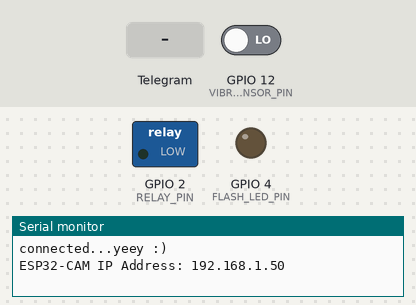
Bench run of a sketch on a simulated ESP32. Parts: switched loads named in the sketch (green lamp = pin HIGH), output pins drawn as LEDs (lit = HIGH), the last lines printed to the serial monitor. The test bench sets the inputs (shaded band); at power-on: GPIO 12 (VIBRATION_SENSOR_PIN) LOW. WiFi joins after 1.5 s; servers stay silent unless stated; the camera gives no picture; web services answer with replies made up by the test bench.

Above: at 3.0 s.
3.1 s: GPIO 12 (VIBRATION_SENSOR_PIN) driven HIGH
At 5.98 s:
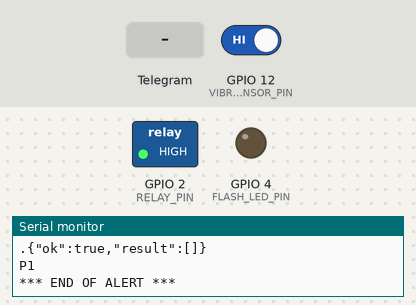
6.4 s: Telegram message "/flash" received
At 9.6 s:
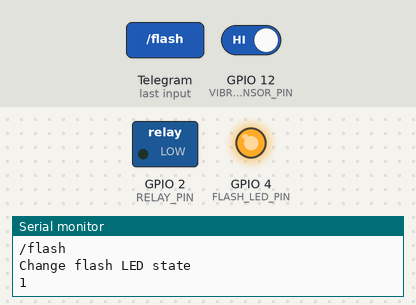
9.7 s: Telegram message "/start" received
At 12.8 s:
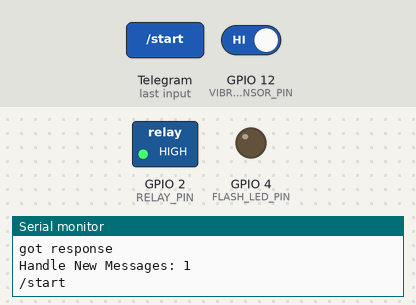
13.0 s: GPIO 12 (VIBRATION_SENSOR_PIN) driven LOW
At 13.5 s:
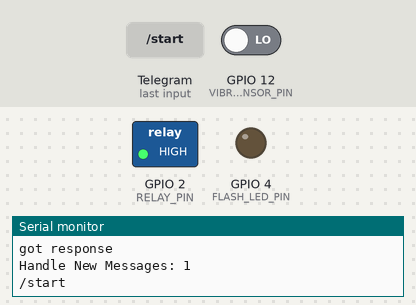
14.5 s: Telegram message "/photo" received
At 16.2 s:
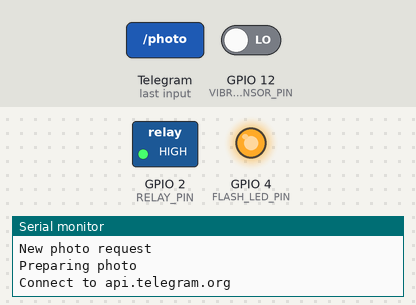
Timing chart, 0 to 17.9 s (numbered marks = the images above; inputs shaded):
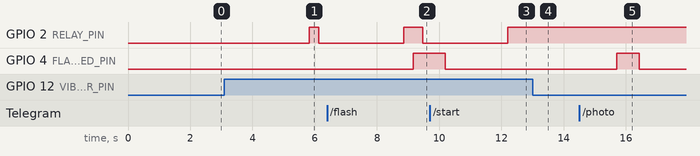

The sketch:

esp32cam.ino
```cpp
#include <Arduino.h>
#include <WiFi.h>
#include <WiFiManager.h>
#include <WiFiClientSecure.h>

#include "soc/soc.h"
#include "soc/rtc_cntl_reg.h"
#include "esp_camera.h"
#include <UniversalTelegramBot.h>
#include <ArduinoJson.h>

int VIBRATION_SENSOR_PIN = 12;
int RELAY_PIN = 02;
int WLVL_PIN = 13;

// Initialize Telegram BOT
String BOTtoken = "5828020709:AAExA778n-Rx8k9zRUV3YDYNIaYvaSVPuUI";  // your Bot Token (Get from Botfather)

// Use @myidbot to find out the chat ID of an individual or a group
// Also note that you need to click "start" on a bot before it can
// message you
String CHAT_ID = "-762497684";

bool sendPhoto = false;

WiFiClientSecure clientTCP;
UniversalTelegramBot bot(BOTtoken, clientTCP);

#define FLASH_LED_PIN 4
bool flashState = LOW;

//Checks for new messages every 1 second.
int botRequestDelay = 1000;
unsigned long lastTimeBotRan;

//CAMERA_MODEL_AI_THINKER
#define PWDN_GPIO_NUM     32
#define RESET_GPIO_NUM    -1
#define XCLK_GPIO_NUM      0
#define SIOD_GPIO_NUM     26
#define SIOC_GPIO_NUM     27

#define Y9_GPIO_NUM       35
#define Y8_GPIO_NUM       34
#define Y7_GPIO_NUM       39
#define Y6_GPIO_NUM       36
#define Y5_GPIO_NUM       21
#define Y4_GPIO_NUM       19
#define Y3_GPIO_NUM       18
#define Y2_GPIO_NUM        5
#define VSYNC_GPIO_NUM    25
#define HREF_GPIO_NUM     23
#define PCLK_GPIO_NUM     22


void handleNewMessages(int numNewMessages) {
  Serial.print("Handle New Messages: ");
  Serial.println(numNewMessages);

  for (int i = 0; i < numNewMessages; i++) {
    String chat_id = String(bot.messages[i].chat_id);
    if (chat_id != CHAT_ID){
      bot.sendMessage(chat_id, "Unauthorized user", "");
      continue;
    }

    // Print the received message
    String text = bot.messages[i].text;
    Serial.println(text);

    String from_name = bot.messages[i].from_name;
    if (text == "/start") {
      String welcome = "Welcome , " + from_name + "\n";
      welcome += "Use the following commands to interact with the ESP32-CAM \n";
      welcome += "/photo : takes a new photo\n";
      welcome += "/flash : toggles flash LED \n";
      bot.sendMessage(CHAT_ID, welcome, "");
    }
    if (text == "/flash") {
      flashState = !flashState;
      digitalWrite(FLASH_LED_PIN, flashState);
      Serial.println("Change flash LED state");
    }
    if (text == "/photo") {
      digitalWrite(FLASH_LED_PIN,HIGH);
      sendPhoto = true;
      Serial.println("New photo request");
    }
     if (text == "/water") {
      String readings = getWaterlevel();
      bot.sendMessage(chat_id, readings, "");
    }
  }
}


String sendPhotoTelegram() {
  const char* myDomain = "api.telegram.org";
  String getAll = "";
  String getBody = "";

  camera_fb_t * fb = NULL;
  fb = esp_camera_fb_get();
  if(!fb) {
    Serial.println("Camera capture failed");
    delay(1000);
    ESP.restart();
    return "Camera capture failed";
  }

  Serial.println("Connect to " + String(myDomain));


  if (clientTCP.connect(myDomain, 443)) {
    Serial.println("Connection successful");

    String head = "--thesis\r\nContent-Disposition: form-data; name=\"chat_id\"; \r\n\r\n" + CHAT_ID + "\r\n--thesis\r\nContent-Disposition: form-data; name=\"photo\"; filename=\"esp32-cam.jpg\"\r\nContent-Type: image/jpeg\r\n\r\n";
    String tail = "\r\n--thesis--\r\n";

    uint16_t imageLen = fb->len;
    uint16_t extraLen = head.length() + tail.length();
    uint16_t totalLen = imageLen + extraLen;

    clientTCP.println("POST /bot"+BOTtoken+"/sendPhoto HTTP/1.1");
    clientTCP.println("Host: " + String(myDomain));
    clientTCP.println("Content-Length: " + String(totalLen));
    clientTCP.println("Content-Type: multipart/form-data; boundary=thesis");
    clientTCP.println();
    clientTCP.print(head);

    uint8_t *fbBuf = fb->buf;
    size_t fbLen = fb->len;
    for (size_t n=0;n<fbLen;n=n+1024) {
      if (n+1024<fbLen) {
        clientTCP.write(fbBuf, 1024);
        fbBuf += 1024;
      }
      else if (fbLen%1024>0) {
        size_t remainder = fbLen%1024;
        clientTCP.write(fbBuf, remainder);
      }
    }

    clientTCP.print(tail);

    esp_camera_fb_return(fb);

    int waitTime = 10000;   // timeout 10 seconds
    long startTimer = millis();
    boolean state = false;

    while ((startTimer + waitTime) > millis()){
      Serial.print(".");
      delay(100);
      while (clientTCP.available()) {
        char c = clientTCP.read();
        if (state==true) getBody += String(c);
        if (c == '\n') {
          if (getAll.length()==0) state=true;
          getAll = "";
        }
        else if (c != '\r')
          getAll += String(c);
        startTimer = millis();
      }
      if (getBody.length()>0) break;
    }
    clientTCP.stop();
    Serial.println(getBody);
  }
  else {
    getBody="Connected to api.telegram.org failed.";
    Serial.println("Connected to api.telegram.org failed.");
  }
  digitalWrite(FLASH_LED_PIN,LOW);
  return getBody;
}

void setup(){
  WRITE_PERI_REG(RTC_CNTL_BROWN_OUT_REG, 0);
  // Init Serial Monitor
  pinMode( VIBRATION_SENSOR_PIN, INPUT);
  pinMode(RELAY_PIN,OUTPUT);
  pinMode( WLVL_PIN, INPUT);

  Serial.begin(115200);

  // Set LED Flash as output
  pinMode(FLASH_LED_PIN, OUTPUT);
  digitalWrite(FLASH_LED_PIN, flashState);

  // Config and init the camera
  configInitCamera();

  // Connect to Wi-Fi
  WiFi.mode(WIFI_STA);
  Serial.println();
  WiFiManager wm;
  wm.resetSettings();
  bool res;
  res = wm.autoConnect("ATM Booth Security");
  if(!res) {
        Serial.println("Failed to connect");
        // ESP.restart();
    }
    else {
        //if you get here you have connected to the WiFi
        Serial.println("connected...yeey :)");
    }
  clientTCP.setCACert(TELEGRAM_CERTIFICATE_ROOT); // Add root certificate for api.telegram.org
  while (WiFi.status() != WL_CONNECTED) {
    Serial.print(".");
    delay(500);
  }
  Serial.println();
  Serial.print("ESP32-CAM IP Address: ");
  Serial.println(WiFi.localIP());
}

void loop() {

  int a = digitalRead(VIBRATION_SENSOR_PIN);

  if(a==1){
        Serial.print(a);

         alertManagement();
//         digitalWrite(RELAY_PIN,HIGH );
  }

  if (sendPhoto) {
    Serial.println("Preparing photo");
    sendPhotoTelegram();
    sendPhoto = false;
  }
  if (millis() > lastTimeBotRan + botRequestDelay)  {
    int numNewMessages = bot.getUpdates(bot.last_message_received + 1);
    while (numNewMessages) {
      Serial.println("got response");
      handleNewMessages(numNewMessages);
      numNewMessages = bot.getUpdates(bot.last_message_received + 1);
    }
    lastTimeBotRan = millis();
  }
}
```

alert.ino
```cpp
void alertManagement() {
      digitalWrite(RELAY_PIN,LOW);
      String alert = "alert , \n";
      alert += "Atm theft ditected \n";
      alert += "/photo : takes a new photo\n";
      alert += "/flash : toggles flash LED \n";
      alert += "/water : Know about water \n";
      bot.sendMessage(CHAT_ID, alert, "");
        Serial.println(F("*** ALERT ***"));
        sendPhotoTelegram();
        Serial.println("P1");
        Serial.println(F("*** END OF ALERT ***"));
        delay(2000);

       digitalWrite(RELAY_PIN,HIGH);

}
```

waterlevel.ino
```cpp
String getWaterlevel(){
  int val = analogRead(WLVL_PIN);
  Serial.println(val);
  String v = "Water: " + String (val) + " mm \n";
  return v;
}
```

configInitCamera.ino
```cpp
void configInitCamera(){
  camera_config_t config;
  config.ledc_channel = LEDC_CHANNEL_0;
  config.ledc_timer = LEDC_TIMER_0;
  config.pin_d0 = Y2_GPIO_NUM;
  config.pin_d1 = Y3_GPIO_NUM;
  config.pin_d2 = Y4_GPIO_NUM;
  config.pin_d3 = Y5_GPIO_NUM;
  config.pin_d4 = Y6_GPIO_NUM;
  config.pin_d5 = Y7_GPIO_NUM;
  config.pin_d6 = Y8_GPIO_NUM;
  config.pin_d7 = Y9_GPIO_NUM;
  config.pin_xclk = XCLK_GPIO_NUM;
  config.pin_pclk = PCLK_GPIO_NUM;
  config.pin_vsync = VSYNC_GPIO_NUM;
  config.pin_href = HREF_GPIO_NUM;
  config.pin_sscb_sda = SIOD_GPIO_NUM;
  config.pin_sscb_scl = SIOC_GPIO_NUM;
  config.pin_pwdn = PWDN_GPIO_NUM;
  config.pin_reset = RESET_GPIO_NUM;
  config.xclk_freq_hz = 20000000;
  config.pixel_format = PIXFORMAT_JPEG;

  //init with high specs to pre-allocate larger buffers
  if(psramFound()){
    config.frame_size = FRAMESIZE_UXGA;
    config.jpeg_quality = 10;  //0-63 lower number means higher quality
    config.fb_count = 2;
  } else {
    config.frame_size = FRAMESIZE_SVGA;
    config.jpeg_quality = 12;  //0-63 lower number means higher quality
    config.fb_count = 1;
  }

  // camera init
  esp_err_t err = esp_camera_init(&config);
  if (err != ESP_OK) {
    Serial.printf("Camera init failed with error 0x%x", err);
    delay(1000);
    ESP.restart();
  }

  // Drop down frame size for higher initial frame rate
  sensor_t * s = esp_camera_sensor_get();
  s->set_framesize(s, FRAMESIZE_CIF);  // UXGA|SXGA|XGA|SVGA|VGA|CIF|QVGA|HQVGA|QQVGA
}
```

Measured:
- after the input at 3.1 s, GPIO 2 (RELAY_PIN): LOW → HIGH after 2.7 s, → LOW 0.30 s later
- after the input at 6.4 s, GPIO 4 (FLASH_LED_PIN): LOW → HIGH after 2.8 s
- after the input at 9.7 s, GPIO 2 (RELAY_PIN): goes on until 12.2 s, then stays HIGH
- after the input at 13.0 s, GPIO 2 (RELAY_PIN): stays HIGH (without the input it goes to LOW after 0.10 s)
- after the input at 14.5 s, GPIO 4 (FLASH_LED_PIN): LOW → HIGH after 1.2 s, → LOW 0.73 s later
